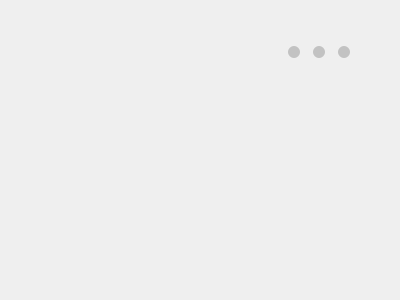
<?xml version="1.0" encoding="UTF-8"?>
<ui version="4.0">
 <class>STARTClass</class>
 <widget class="QMainWindow" name="STARTClass">
  <property name="geometry">
   <rect>
    <x>0</x>
    <y>0</y>
    <width>400</width>
    <height>300</height>
   </rect>
  </property>
  <property name="mouseTracking">
   <bool>true</bool>
  </property>
  <property name="windowTitle">
   <string>START</string>
  </property>
  <widget class="QWidget" name="centralwidget">
   <property name="mouseTracking">
    <bool>true</bool>
   </property>
   <layout class="QGridLayout" name="gridLayout_2">
    <property name="leftMargin">
     <number>0</number>
    </property>
    <property name="topMargin">
     <number>0</number>
    </property>
    <property name="rightMargin">
     <number>0</number>
    </property>
    <property name="bottomMargin">
     <number>0</number>
    </property>
    <item row="0" column="0">
     <layout class="QVBoxLayout" name="verticalLayout">
      <property name="leftMargin">
       <number>30</number>
      </property>
      <property name="topMargin">
       <number>30</number>
      </property>
      <property name="rightMargin">
       <number>30</number>
      </property>
      <property name="bottomMargin">
       <number>30</number>
      </property>
      <item>
       <widget class="QWidget" name="mainWidget" native="true">
        <property name="mouseTracking">
         <bool>true</bool>
        </property>
        <layout class="QVBoxLayout" name="verticalLayout_3">
         <property name="leftMargin">
          <number>0</number>
         </property>
         <property name="topMargin">
          <number>0</number>
         </property>
         <property name="rightMargin">
          <number>0</number>
         </property>
         <property name="bottomMargin">
          <number>0</number>
         </property>
         <item>
          <layout class="QVBoxLayout" name="mainLayout">
           <property name="spacing">
            <number>5</number>
           </property>
           <property name="topMargin">
            <number>0</number>
           </property>
           <item>
            <widget class="QWidget" name="titleBar" native="true">
             <property name="sizePolicy">
              <sizepolicy hsizetype="Preferred" vsizetype="Fixed">
               <horstretch>0</horstretch>
               <verstretch>0</verstretch>
              </sizepolicy>
             </property>
             <property name="minimumSize">
              <size>
               <width>0</width>
               <height>30</height>
              </size>
             </property>
             <property name="maximumSize">
              <size>
               <width>16777215</width>
               <height>30</height>
              </size>
             </property>
             <property name="mouseTracking">
              <bool>true</bool>
             </property>
             <layout class="QHBoxLayout" name="horizontalLayout_2">
              <property name="leftMargin">
               <number>0</number>
              </property>
              <property name="topMargin">
               <number>0</number>
              </property>
              <property name="rightMargin">
               <number>0</number>
              </property>
              <property name="bottomMargin">
               <number>0</number>
              </property>
              <item>
               <layout class="QHBoxLayout" name="horizontalLayout">
                <property name="spacing">
                 <number>13</number>
                </property>
                <property name="topMargin">
                 <number>15</number>
                </property>
                <property name="rightMargin">
                 <number>20</number>
                </property>
                <item>
                 <spacer name="horizontalSpacer">
                  <property name="orientation">
                   <enum>Qt::Horizontal</enum>
                  </property>
                  <property name="sizeHint" stdset="0">
                   <size>
                    <width>40</width>
                    <height>20</height>
                   </size>
                  </property>
                 </spacer>
                </item>
                <item>
                 <widget class="QPushButton" name="minimumBtn">
                  <property name="sizePolicy">
                   <sizepolicy hsizetype="Minimum" vsizetype="Fixed">
                    <horstretch>0</horstretch>
                    <verstretch>0</verstretch>
                   </sizepolicy>
                  </property>
                  <property name="minimumSize">
                   <size>
                    <width>12</width>
                    <height>12</height>
                   </size>
                  </property>
                  <property name="maximumSize">
                   <size>
                    <width>12</width>
                    <height>12</height>
                   </size>
                  </property>
                  <property name="styleSheet">
                   <string notr="true">QPushButton{background-color:#c2c2c2;border-radius:6px}
QPushButton:hover {background-color:#f9bf45;border-radius:6px;}
QPushButton:pressed {background-color:#ffb11b;border-radius:6px;}</string>
                  </property>
                  <property name="text">
                   <string/>
                  </property>
                 </widget>
                </item>
                <item>
                 <widget class="QPushButton" name="adjSizeBtn">
                  <property name="minimumSize">
                   <size>
                    <width>12</width>
                    <height>12</height>
                   </size>
                  </property>
                  <property name="maximumSize">
                   <size>
                    <width>12</width>
                    <height>12</height>
                   </size>
                  </property>
                  <property name="styleSheet">
                   <string notr="true">QPushButton{background-color:#c2c2c2;border-radius:6px}
QPushButton:hover {background-color:#227d51;border-radius:6px;}
QPushButton:pressed {background-color:#2d6d4b;border-radius:6px;}</string>
                  </property>
                  <property name="text">
                   <string/>
                  </property>
                 </widget>
                </item>
                <item>
                 <widget class="QPushButton" name="closeBtn">
                  <property name="sizePolicy">
                   <sizepolicy hsizetype="Preferred" vsizetype="Fixed">
                    <horstretch>0</horstretch>
                    <verstretch>0</verstretch>
                   </sizepolicy>
                  </property>
                  <property name="minimumSize">
                   <size>
                    <width>12</width>
                    <height>12</height>
                   </size>
                  </property>
                  <property name="maximumSize">
                   <size>
                    <width>12</width>
                    <height>12</height>
                   </size>
                  </property>
                  <property name="styleSheet">
                   <string notr="true">QPushButton{background-color:#c2c2c2;border-radius:6px}
QPushButton:hover {background-color:#cb4042;border-radius:6px;}
QPushButton:pressed {background-color:#ab3b3a;border-radius:6px;}</string>
                  </property>
                  <property name="text">
                   <string/>
                  </property>
                 </widget>
                </item>
               </layout>
              </item>
             </layout>
            </widget>
           </item>
           <item>
            <widget class="QWidget" name="mainDisplayWidget" native="true">
             <property name="mouseTracking">
              <bool>true</bool>
             </property>
             <layout class="QVBoxLayout" name="verticalLayout_2">
              <property name="leftMargin">
               <number>0</number>
              </property>
              <property name="topMargin">
               <number>0</number>
              </property>
              <property name="rightMargin">
               <number>0</number>
              </property>
              <property name="bottomMargin">
               <number>0</number>
              </property>
              <item>
               <layout class="QVBoxLayout" name="displayLayout">
                <property name="leftMargin">
                 <number>30</number>
                </property>
                <property name="topMargin">
                 <number>15</number>
                </property>
                <property name="rightMargin">
                 <number>30</number>
                </property>
                <property name="bottomMargin">
                 <number>30</number>
                </property>
               </layout>
              </item>
             </layout>
            </widget>
           </item>
          </layout>
         </item>
        </layout>
       </widget>
      </item>
     </layout>
    </item>
   </layout>
  </widget>
 </widget>
 <resources/>
 <connections>
  <connection>
   <sender>closeBtn</sender>
   <signal>clicked(bool)</signal>
   <receiver>STARTClass</receiver>
   <slot>close()</slot>
   <hints>
    <hint type="sourcelabel">
     <x>844</x>
     <y>55</y>
    </hint>
    <hint type="destinationlabel">
     <x>387</x>
     <y>372</y>
    </hint>
   </hints>
  </connection>
  <connection>
   <sender>minimumBtn</sender>
   <signal>clicked(bool)</signal>
   <receiver>STARTClass</receiver>
   <slot>showMinimized()</slot>
   <hints>
    <hint type="sourcelabel">
     <x>795</x>
     <y>54</y>
    </hint>
    <hint type="destinationlabel">
     <x>418</x>
     <y>244</y>
    </hint>
   </hints>
  </connection>
 </connections>
</ui>
